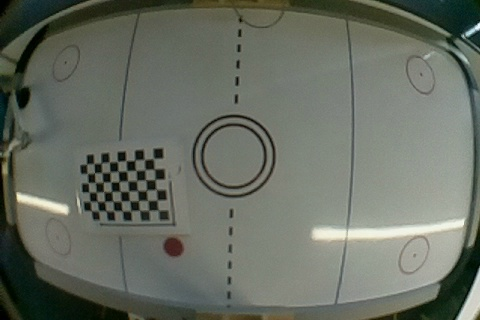
//> input picture CV/Python/examples/hockey_table_0.jpg, 480 x 320 px, given in place of the camera
$ ./cv   (built with g++ and OpenCV 4)
//> lines starting //> are read from the running program, lines starting //| are printed output that depends on the picture; after the words box and inside, x2 and y2 are one past the last pixel; in counts of white or black regions, pixels touching at a corner belong together
#include <iostream>
#include "opencv2/highgui/highgui.hpp"
#include "opencv2/imgproc/imgproc.hpp"

// Use namespaces to make code easier to read.
using namespace cv;
using namespace std;

int main(){

    // Open the camera object
    VideoCapture cap(0);
    if(!cap.isOpened()){
        cout << "Cannot open the camera" << endl;
        return -1;
    }

    // Set custom camera properties for efficiency and effectiveness
    cap.set(CAP_PROP_FRAME_WIDTH, 360);
    cap.set(CAP_PROP_FRAME_HEIGHT, 240);
    cap.set(CAP_PROP_BRIGHTNESS, 0.2);
    cap.set(CAP_PROP_GAIN, 0.3);

    // TODO: INSERT KALMAN FILTER STUFF HERE

    // Instantiate variables used by the main loop
    Mat frame, frame_hsv, mask, frame_filtered, frame_blurred, frame_gray, frame_otsu;
    Mat[] contours;
//> (this line was passed over: a library is not available in this run)
    Mat[][] hierarchy;
//> (this line was passed over: a library is not available in this run)
    // Endless loop:
    while(true){
        // Get camera frame and convert to HSV
        cap.read(frame);
//> frame is the input picture: 320 rows x 480 cols, CV_8UC3; mean B, G, R 99, 109.7, 104.3
        cvtColor(frame, frame_hsv, COLOR_BGR2HSV);
//> frame_hsv: 320 rows x 480 cols, CV_8UC3; mean H, S, V 47.7, 40.2, 110

        // Threshold the HSV values to find the green puck
        inRange(frame_hsv,
            Scalar(40, 42, 75),
            Scalar(90, 90, 180), mask);
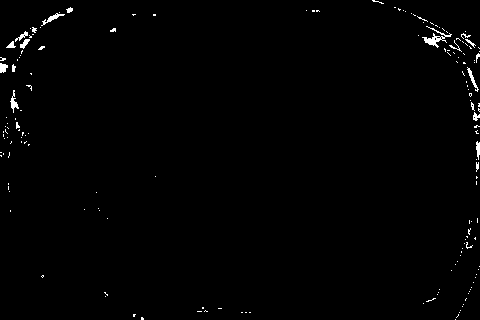
//> mask: 320 rows x 480 cols, CV_8UC1; 0.91% white in thin lines or dots

        // Bitwise-AND frame to turn it into a binary image
        bitwise_and(frame, frame, frame_filtered, mask);

        // Gaussian blur image (to smoothen out things) then convert to gray
        GaussianBlur(frame_filtered, frame_blurred, Size(5.0, 5.0), 0);
        cvtColor(frame_blurred, frame_gray, COLOR_BGR2GRAY);

        // otsu thresholding
        threshold(frame_gray, frame_otsu, 0, 255, THRESH_BINARY + THRESH_OTSU);
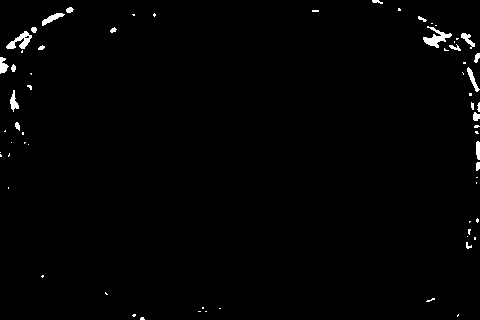
//> frame_otsu: 320 rows x 480 cols, CV_8UC1; 1.1% white; 66 white regions (43 under 20 px), largest, box (x1, y1, x2, y2) and area: (423, 26, 452, 48) 249, (6, 31, 32, 49) 210, (42, 13, 65, 26) 118

        // Use contour recognition to find the location of the puck
        try {
            // store contour info in contours and hierarchy
//> (the run ends here: the program needs code that is not available in this run, at `findContours(frame_otsu.copy(), contours, hierarchy, RETR_TREE, CHAIN_..`)

$ run again, on CV/Python/examples/hockey_table_1.jpg
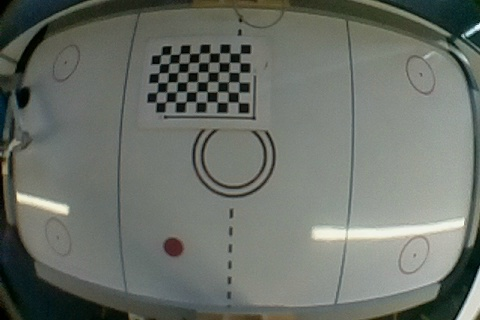
//> input picture CV/Python/examples/hockey_table_1.jpg, 480 x 320 px, given in place of the camera
//> frame is the input picture: 320 rows x 480 cols, CV_8UC3; mean B, G, R 105.1, 112.6, 107.5
//> frame_hsv: 320 rows x 480 cols, CV_8UC3; mean H, S, V 53.4, 32.8, 113
//> `inRange(frame_hsv, Scalar(40, 42, 75), Scalar(90, 90, 180), mask);`:
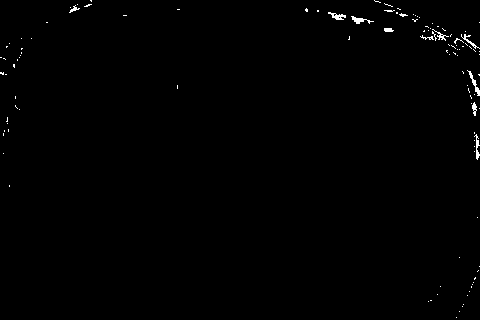
//> mask: 320 rows x 480 cols, CV_8UC1; 0.55% white in thin lines or dots
//> `threshold(frame_gray, frame_otsu, 0, 255, THRESH_BINARY + THRESH_OTSU);`:
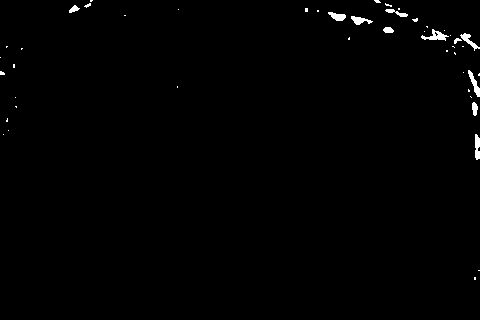
//> frame_otsu: 320 rows x 480 cols, CV_8UC1; 0.73% white; 47 white regions (36 under 20 px), largest, box (x1, y1, x2, y2) and area: (421, 29, 449, 41) 141, (468, 70, 480, 97) 120, (460, 33, 480, 51) 109

$ run again, on CV/Python/examples/hockey_table_2.jpg
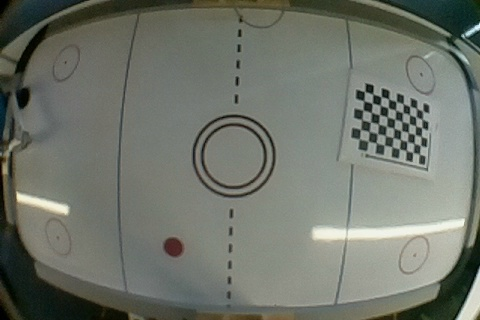
//> input picture CV/Python/examples/hockey_table_2.jpg, 480 x 320 px, given in place of the camera
//> frame is the input picture: 320 rows x 480 cols, CV_8UC3; mean B, G, R 106.8, 116.4, 111.8
//> frame_hsv: 320 rows x 480 cols, CV_8UC3; mean H, S, V 47.8, 33.6, 116.9
//> `inRange(frame_hsv, Scalar(40, 42, 75), Scalar(90, 90, 180), mask);`:
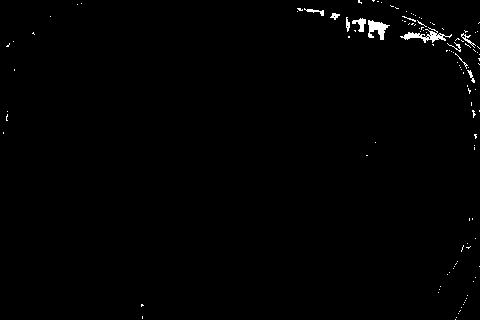
//> mask: 320 rows x 480 cols, CV_8UC1; 0.76% white; 116 white regions (105 under 20 px), largest, box (x1, y1, x2, y2) and area: (400, 27, 452, 43) 264, (368, 20, 390, 40) 231, (352, 18, 366, 32) 97
//> `threshold(frame_gray, frame_otsu, 0, 255, THRESH_BINARY + THRESH_OTSU);`:
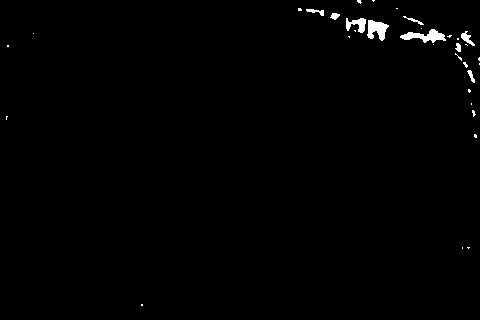
//> frame_otsu: 320 rows x 480 cols, CV_8UC1; 0.81% white; 34 white regions (25 under 20 px), largest, box (x1, y1, x2, y2) and area: (400, 29, 446, 43) 316, (367, 20, 389, 41) 283, (346, 18, 366, 33) 172

$ run again, on CV/Python/examples/hockey_table_3.jpg
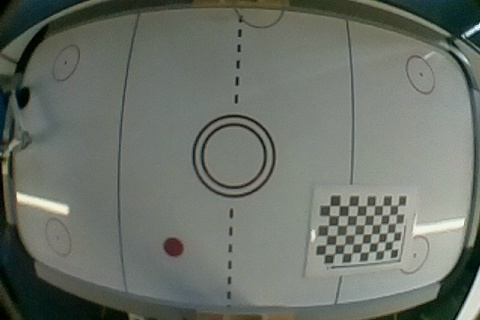
//> input picture CV/Python/examples/hockey_table_3.jpg, 480 x 320 px, given in place of the camera
//> frame is the input picture: 320 rows x 480 cols, CV_8UC3; mean B, G, R 105.1, 113.4, 107.7
//> frame_hsv: 320 rows x 480 cols, CV_8UC3; mean H, S, V 53.3, 33.6, 113.7
//> `inRange(frame_hsv, Scalar(40, 42, 75), Scalar(90, 90, 180), mask);`:
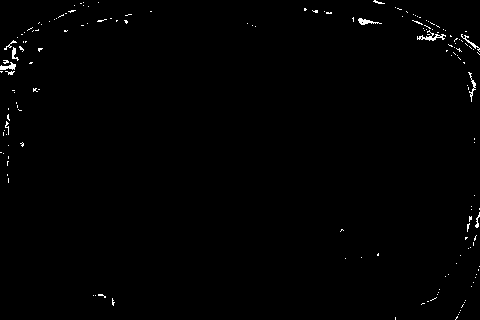
//> mask: 320 rows x 480 cols, CV_8UC1; 0.7% white in thin lines or dots
//> `threshold(frame_gray, frame_otsu, 0, 255, THRESH_BINARY + THRESH_OTSU);`:
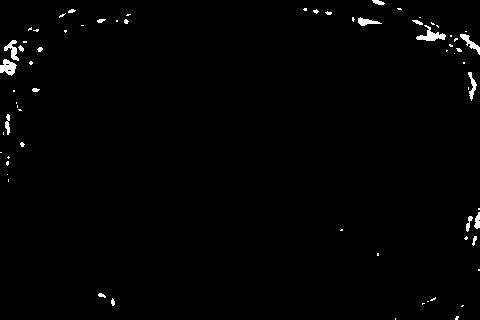
//> frame_otsu: 320 rows x 480 cols, CV_8UC1; 1.1% white; 68 white regions (49 under 20 px), largest, box (x1, y1, x2, y2) and area: (416, 25, 446, 41) 199, (0, 59, 17, 76) 178, (4, 40, 19, 61) 136
